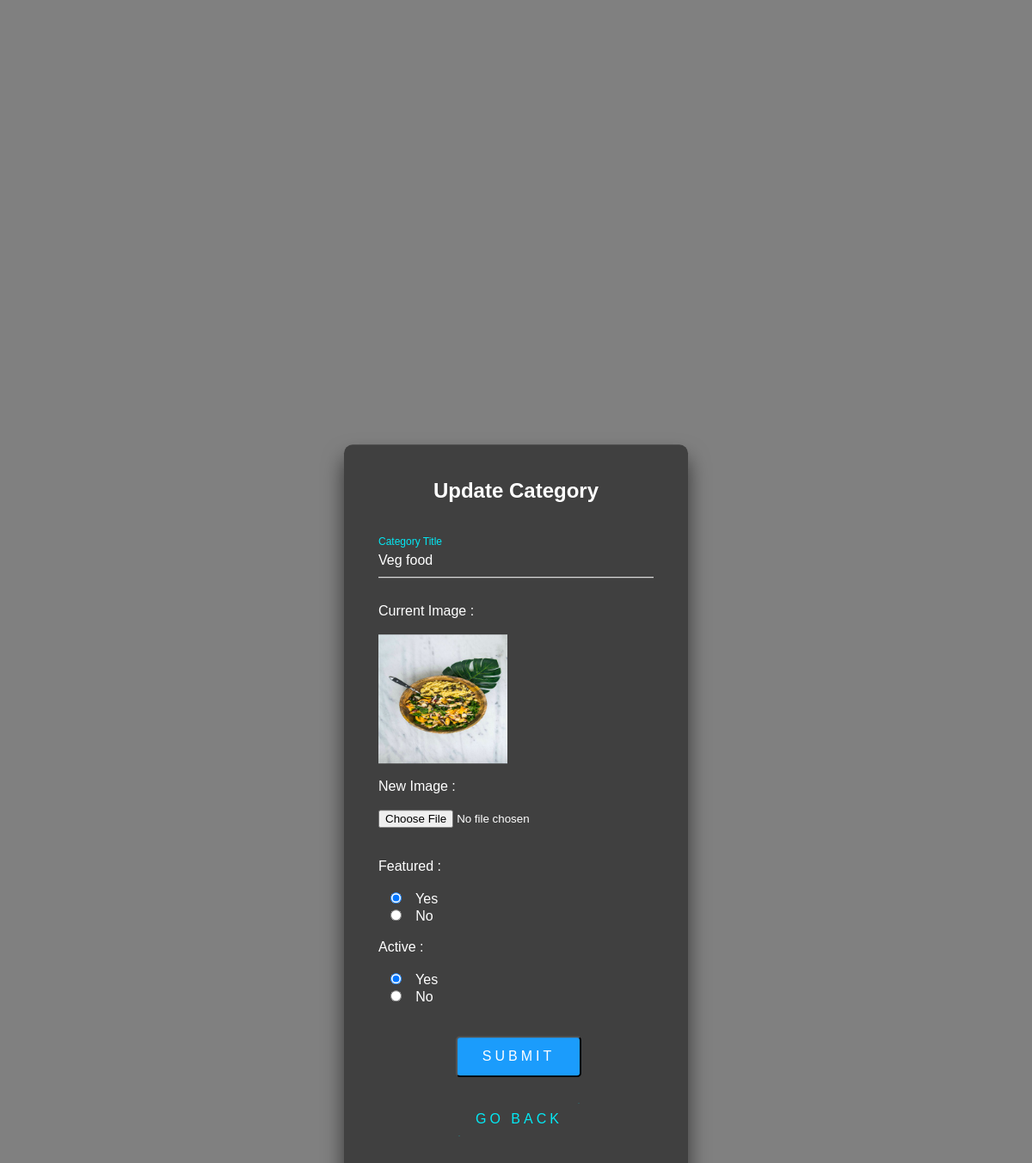
The page /Back-end/Home-food/admin/update-category.php?id=1 (signed in) on the database its author committed.
### tables this page shows
CREATE TABLE `category_home` (
  `id` int(10) UNSIGNED NOT NULL,
  `title` varchar(100) NOT NULL,
  `image_name` varchar(255) NOT NULL,
  `featured` varchar(10) NOT NULL,
  `active` varchar(10) NOT NULL
);

### Back-end/Home-food/admin/update-category.php (the view, shortened to what this page needs)
<?php
      include('../../config/constants.php');
?>
<div class="login-box">
  <h2>Update Category</h2>
  <br>
       <?php
          if(isset($_GET['id']))
          {
          $id = $_GET['id'];
          $sql = "SELECT * FROM category_home WHERE id=$id";
          $res = mysqli_query($conn,$sql);
          if($res==true)
          {
            $count =mysqli_num_rows($res);
            if($count==1){
                $row = mysqli_fetch_assoc($res);
                $title = $row['title'];
                $current_image = $row['image_name'];
                $featured = $row['featured'];
            }else{
              $_SESSION['no-category-found'] = "<div class='error'>No Category found    <strong>X</strong></div>";
                header('location:'.SITEURL.'Back-end/Home-food/admin/manage-category.php');
            }
          }
        }
        else{
            header('location:'.SITEURL.'Back-end/Home-food/admin/manage-category.php');
        }
       ?>
  <form action="" method="post" enctype="multipart/form-data">
  <div class="user-box">
    <input type="text" name="title" value="<?php echo $title?>" required="">
    <label>Category Title</label>
  </div>
  <div class="img" >
  <label>Current Image :</label>
<br>
<br>
<?php
if($current_image !=""){
  ?>
  <img src="<?php echo SITEURL; ?>Front-end/img/category/<?php echo $current_image?>" width="150px">
  <?php
}
else{
}
?>
  </div>
  <br>
  <div class="img" >
  <label>New Image :</label>
<br>
<br>
    <input type="file" name="image" value="<img src='<?php echo SITEURL; ?>Front-end/img/category/<?php echo $current_image?>'>" required="">
  </div>
  <br>
<br>
  <div class="feature">
   <label>Featured :</label>
    <br><br>
    <input   <?php if($featured=="Yes"){echo "checked";} ?>       type="radio" id="Yes" name="featured" value="Yes">
    <label for="Yes">Yes</label><br>
    <input   <?php if($featured=="No"){echo "checked";} ?>     type="radio" id="No" name="featured"    value="No">
     <label for="No">No</label>
  </div>
   <br>
  <div class="active">
   <label>Active :</label>
    <br><br>
    <input    <?php if($featured=="Yes"){echo "checked";} ?>  type="radio" id="Yes" name="active"   value="Yes">
    <label for="Yes">Yes</label><br>
    <input  <?php if($featured=="No"){echo "checked";} ?>   type="radio" id="No" name="active"     value="No">
     <label for="No">No</label>
  </div>
<br>
<br>
<button class="btn-primary1" type="submit" name="submit">SUBMIT</button>
<a href="<?php echo SITEURL; ?>Back-end/Home-food/admin/manage-category.php" style="margin-left:93px;">
    Go Back
  </a>
</form>
</div>

### Back-end/Home-food/admin/update-category.php (style rules this page uses)
.btn-primary1 { background-color: #1B9CFC; padding: 4% 9%; border-radius:5px; color:rgb(255, 255, 255); font-weight: 500; font-size:16px; margin-left:90px; text-decoration: none; font-family: sans-serif; letter-spacing: 4px }
.login-box { position: absolute; top: 70%; left: 50%; width: 400px; padding: 40px; transform: translate(-50%, -50%); background: rgba(0,0,0,.5); box-sizing: border-box; box-shadow: 0 15px 25px rgba(0,0,0,.6); border-radius: 10px; }
.login-box h2 { margin: 0 0 30px; padding: 0; color: #fff; text-align: center; }
.login-box .user-box { position: relative; }
.login-box .user-box input { width: 100%; padding: 10px 0; font-size: 16px; color: #fff; margin-bottom: 30px; border: none; border-bottom: 1px solid #fff; outline: none; background: transparent; }
.login-box .user-box label { position: absolute; top:0; left: 0; padding: 10px 0; font-size: 16px; color: #fff; pointer-events: none; transition: .5s; }
.login-box .user-box input:focus ~ label, .login-box .user-box input:valid ~ label { top: -20px; left: 0; color: #03e9f4; font-size: 12px; }
.login-box form a { position: relative; display: inline-block; padding: 10px 20px; color: #03e9f4; font-size: 16px; text-decoration: none; text-transform: uppercase; overflow: hidden; margin-top: 30px; transition: .5s; letter-spacing: 4px }
.feature { color:white; font-family: sans-serif; }
#Yes { margin-left:14px; }
.active { color:white; font-family: sans-serif; }
.img { color:white; font-family: sans-serif; }

### rows shown on the page
category_home: title "Veg food", image_name (picture), featured "☑ Yes", featured "☐ No", featured "☑"
